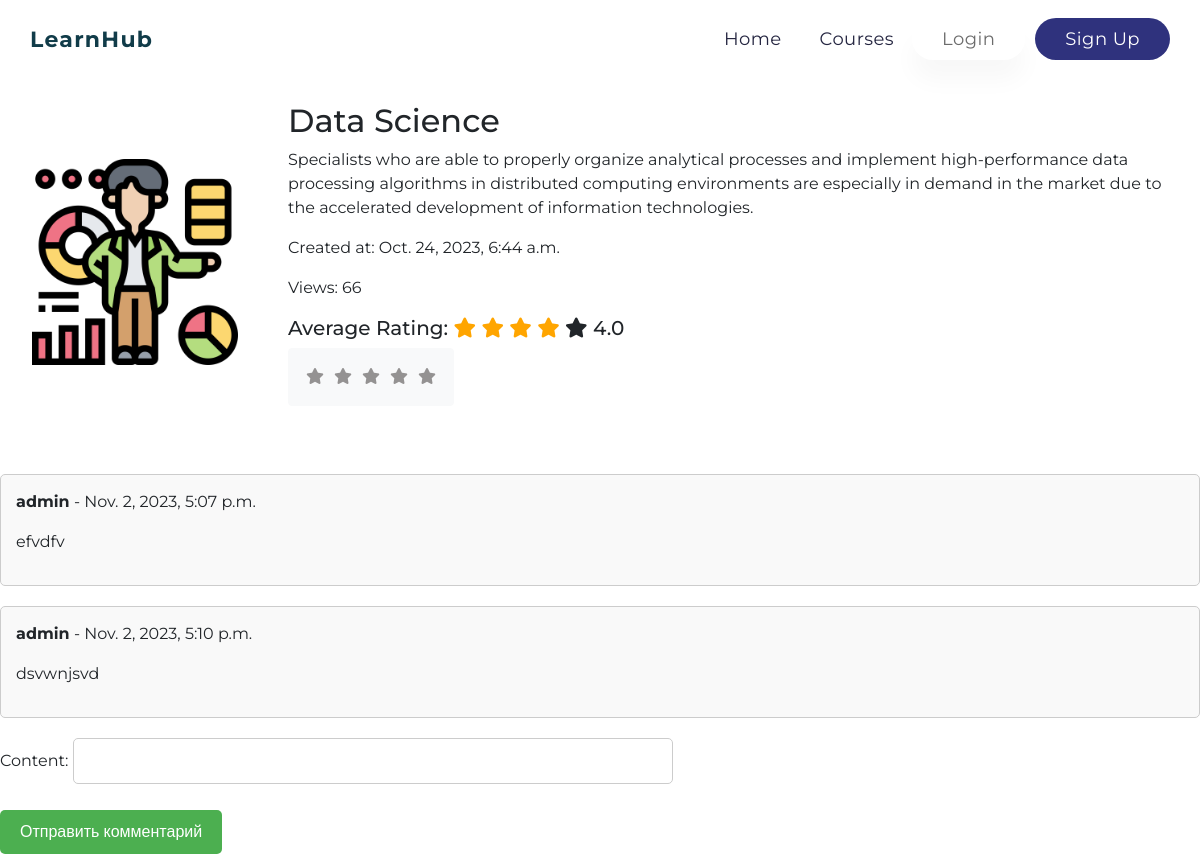
The app's page /project/3/ with its own data.
### project/models.py (models this page shows)
class Blog(models.Model):
    title = models.CharField(null=False, max_length=255)
    description = models.TextField(null=False, blank=True, default='')
    image = models.ImageField(upload_to='images')
    created_at = models.DateTimeField(auto_now_add=True)
    updated_at = models.DateTimeField(auto_now=True)
    views = models.PositiveIntegerField(default=0)
    def average_rating(self):
        ratings = Rating.objects.filter(blog=self)
        average = ratings.aggregate(Avg('rating'))['rating__avg']
        return average or 0
    def increment_views(self):
        self.views += 1
        self.save()
    class Meta:
        verbose_name = 'Blog'
        verbose_name_plural = 'Blogs'

class Comment(models.Model):
    user = models.ForeignKey(User, on_delete=models.CASCADE)
    blog = models.ForeignKey(Blog, on_delete=models.CASCADE)
    parent_comment = models.ForeignKey('self', null=True, blank=True, on_delete=models.CASCADE)
    active = models.BooleanField(default=True)
    content = models.CharField(null=False, max_length=255)
    created_at = models.DateTimeField(auto_now_add=True)

### project/views.py (the view)
# urls.py: path('project/<int:pk>/', views.course_details, name='course_details'),
def course_details(request, pk):
    blogs = Blog.objects.get(pk=pk)
    blogs.increment_views()
    average_rating = blogs.average_rating()
    user_rating = None
    comments = Comment.objects.filter(blog=blogs, active=True, parent_comment=None)
    if request.user.is_authenticated:
        user_rating = Rating.objects.filter(blog=blogs, user=request.user).first()
    if request.method == 'POST':
        comment_form = CommentForm(request.POST)
        if comment_form.is_valid():
            new_comment = comment_form.save(commit=False)
            new_comment.user = request.user
            new_comment.blog = blogs
            new_comment.save()
            comment_form = CommentForm()
            return redirect('course_details', pk=pk)  # Очистить форму после успешного сохранения комментария
    else:
        comment_form = CommentForm()
    return render(request, 'project/course_details.html', {'blogs': blogs, 'average_rating': average_rating, 'user_rating': user_rating, 'comment_form': comment_form,'comments': comments})

### project/forms.py
class CommentForm(forms.ModelForm):
    class Meta:
        model = Comment
        fields = ['content',]

### project/templates/project/course_details.html (shortened to what this page needs)
{% extends 'base.html' %}
{% load static %}
{% block content %}
<div class="container-1" style="padding: 2em;">
    <div class="blog-content">
        <div class="blog-image">
            <img src="{{ blogs.image.url }}" alt="{{ blogs.title }}">
        </div>
        <div class="blog-details">
            <h2 class="blog-title">{{ blogs.title }}</h2>
            <p class="blog-description">{{ blogs.description }}</p>
            <p>Created at: {{ blogs.created_at }}</p>
            <p>Views: {{ blogs.views }}</p>
            <h5 class="rating-title">Average Rating:
                <span id="star1" class="fa fa-star {% if average_rating >= 0.5 %} checked {% endif %}"></span>
                <span id="star2" class="fa fa-star {% if average_rating >= 1.5 %} checked {% endif %}"></span>
                <span id="star3" class="fa fa-star {% if average_rating >= 2.5 %} checked {% endif %}"></span>
                <span id="star4" class="fa fa-star {% if average_rating >= 3.5 %} checked {% endif %}"></span>
                <span id="star5" class="fa fa-star {% if average_rating >= 4.5 %} checked {% endif %}"></span>
                <span>{{ average_rating }}</span>
            </h5>
            <ul class="btn btn-light list-inline rating-list">
                <li onmouseover="highlightStars(1)" onmouseout="resetStars('{{ user_rating.rating }}')" onclick="rate(1, '{{ blogs.id }}')">
                    <i class="fa fa-star {% if user_rating and user_rating.rating > 0 %} checked {% endif %}" title="Rate 1"></i>
                </li>
                <li onmouseover="highlightStars(2)" onmouseout="resetStars('{{ user_rating.rating }}')" onclick="rate(2, '{{ blogs.id }}')">
                    <i class="fa fa-star {% if user_rating and user_rating.rating > 1 %} checked {% endif %}" title="Rate 2"></i>
                </li>
                <li onmouseover="highlightStars(3)" onmouseout="resetStars('{{ user_rating.rating }}')" onclick="rate(3, '{{ blogs.id }}')">
                    <i class="fa fa-star {% if user_rating and user_rating.rating > 2 %} checked {% endif %}" title="Rate 3"></i>
                </li>
                <li onmouseover="highlightStars(4)" onmouseout="resetStars('{{ user_rating.rating }}')" onclick="rate(4, '{{ blogs.id }}')">
                    <i class="fa fa-star {% if user_rating and user_rating.rating > 3 %} checked {% endif %}" title="Rate 4"></i>
                </li>
                <li onmouseover="highlightStars(5)" onmouseout="resetStars('{{ user_rating.rating }}')" onclick="rate(5, '{{ blogs.id }}')">
                    <i class="fa fa-star {% if user_rating and user_rating.rating > 4 %} checked {% endif %}" title="Rate 5"></i>
                </li>
            </ul>
        </div>
    </div>
</div>
<div class="comments">
    {% for comment in comments %}
        <div class="comment">
            <p><strong>{{ comment.user.username }}</strong> - {{ comment.created_at }}</p>
            <p>{{ comment.content }}</p>
        </div>
    {% empty %}
        <p>No comments yet.</p>
    {% endfor %}
</div>
<form method="post" class="comment-form">
    {{ comment_form.as_p }}
    <button type="submit">Отправить комментарий</button>
</form>
{% endblock %}

### static/css/style.css (style rules this page uses)
* { margin: 0; padding: 0; font-family: 'Montserrat', sans-serif; }
*, *::before, *::after { box-sizing: border-box; }
h1, h2, h3, h4, h5, h6 { line-height: 1.2em !important; }
i { color: #fff; }
.container-1 { margin-top: 70px; }
.blog-content { display: flex; align-items: center; justify-content: space-between; gap: 50px; }
.blog-image img { max-width: 100%; height: auto; }
.rating-list li { float: left; color: #dddddd35; padding: 10px 5px; }
i { color: #949292; }
#star1.checked, #star2.checked, #star3.checked, #star4.checked, #star5.checked { color: orange; }
.comments { margin-top: 20px; }
.comment { margin-bottom: 20px; border: 1px solid #ccc; padding: 15px; border-radius: 5px; background-color: #f9f9f9; }
.comment-form { margin-top: 20px; }
.comment-form input[type="text"] { width: 600px; padding: 10px; margin-bottom: 10px; border: 1px solid #ccc; border-radius: 5px; }
.comment-form button { background-color: #4caf50; color: white; padding: 10px 20px; border: none; border-radius: 5px; cursor: pointer; }

### records on screen
Blog: image (picture), title "Data Science", description "Specialists who are able to properly organize analytical processes and implement high-performance data processing algorithms in distributed computing environments are especially in demand in the market due to the accelerated development of information technologies.", created_at "Oct. 24, 2023, 6:44 a.m.", views "66"
Comment: user.username "admin", created_at "Nov. 2, 2023, 5:07 p.m.", content "efvdfv"
Comment: user.username "admin", created_at "Nov. 2, 2023, 5:10 p.m.", content "dsvwnjsvd"

### other values on screen
{{ average_rating }} "4.0"
